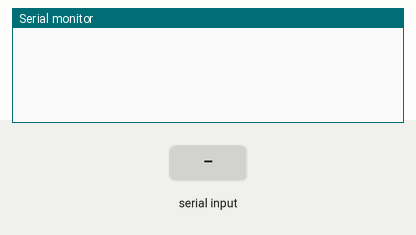
Bench run of a program on a simulated Arduino Uno, built with avr-gcc and run on an emulated ATmega328P. Shown: the last lines printed to the serial monitor. The inputs (shaded band) are chosen by the test bench. Storage starts empty.

Above: at 1.2 s.
1.3 s: "90,45\n" received over Serial
At 2.4 s:
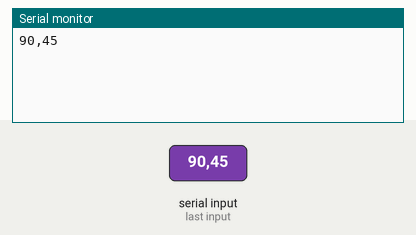
2.8 s: "5\n" received over Serial
At 3.2 s:
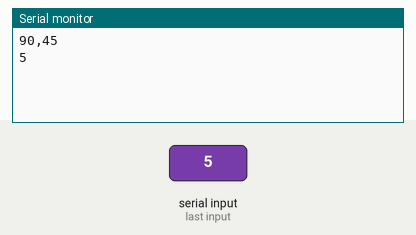

Measured:
- after the input at 1.3 s, the serial monitor: prints a new line at once (image 1)
- after the input at 2.8 s, the serial monitor: prints a new line at once (image 2)

The program:

main.cpp
```cpp
#include <Arduino.h>
#include <SPI.h>
#include <SD.h>
File myFile;

String inputString = "";
bool stringComplete = false;
int val;

void setup() {
  Serial.begin(9600);
 inputString.reserve(200);
 SD.begin();
 myFile = SD.open("test.txt", FILE_WRITE);
  myFile.println("Zeit in Millisekunden" + (String) ";Wert");

 myFile.close();
}

void loop() {
  SD.begin();
  if (stringComplete) {
    Serial.println(inputString);
    val = inputString.toInt();
    myFile = SD.open("test.txt", FILE_WRITE);


    myFile.println((String)millis() +(String)";"+ (String) (val));
    myFile.close();
    inputString = "";
    stringComplete = false;
  }


}

void serialEvent() {
  while (Serial.available()) {
    char inChar = (char)Serial.read();
    inputString += inChar;

    if (inChar == '\n') {
      stringComplete = true;
    }
  }
}
```
